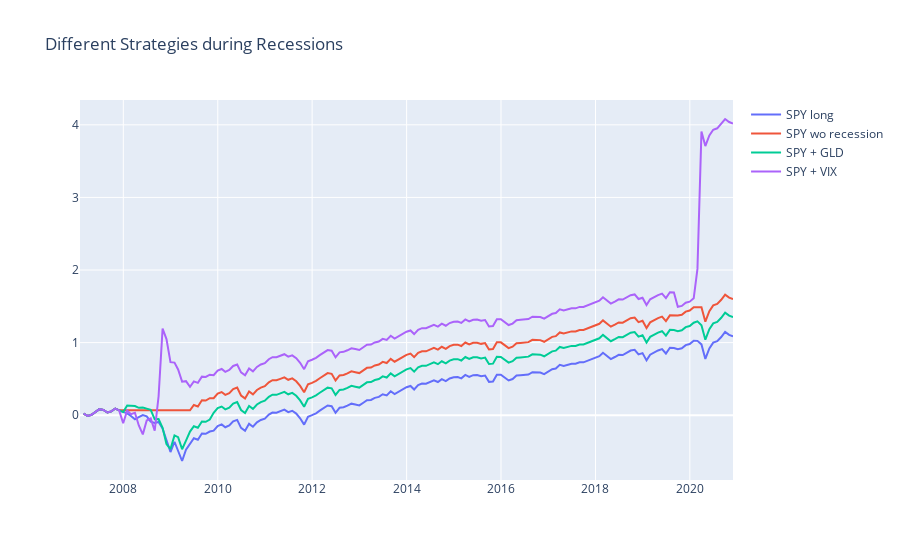

Notebook code for this chart:
### Code cell
fig = go.Figure()
fig.add_scatter(x= results.index, y=results['SPY Long'].cumsum(), mode='lines', name="SPY long")
fig.add_scatter(x= results.index, y=results["SPY Long wo recessions"].cumsum(), mode='lines', name="SPY wo recession")
fig.add_scatter(x= results.index, y=results["SPY Long add GLD"].cumsum(), mode='lines', name="SPY + GLD")
fig.add_scatter(x= results.index, y=results["SPY Long add VIX"].cumsum(), mode='lines', name="SPY + VIX")
fig.update_layout(title_text="Different Strategies during Recessions")
fig.show()

### Figure 1 — Plotly figure (JSON) as saved in the notebook; plotly's stock layout.template omitted (floating-point values rounded to 4 significant figures; data arrays with more than 128 entries replaced by an {"elided": "..."} marker saying what was removed)
{"data": [{"mode": "lines", "name": "SPY long", "type": "scatter", "x": {"elided": "167 str values"}, "y": {"elided": "167 float values"}}, {"mode": "lines", "name": "SPY wo recession", "type": "scatter", "x": {"elided": "167 str values"}, "y": {"elided": "167 float values"}}, {"mode": "lines", "name": "SPY + GLD", "type": "scatter", "x": {"elided": "167 str values"}, "y": {"elided": "167 float values"}}, {"mode": "lines", "name": "SPY + VIX", "type": "scatter", "x": {"elided": "167 str values"}, "y": {"elided": "167 float values"}}], "layout": {"title": {"text": "Different Strategies during Recessions"}}}
